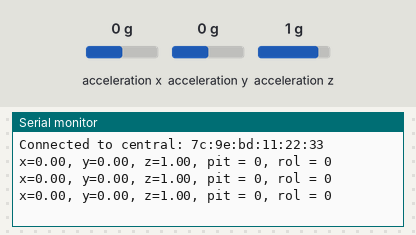
Simulated run of this sketch. Board: Arduino Nano 33 IoT. On the bench: the last lines printed to the serial monitor. The inputs (shaded band) are chosen by the test bench; at power-on: acceleration x 0 g, acceleration y 0 g, acceleration z 1 g. Nothing arrives over Bluetooth unless stated; a phone connects over Bluetooth LE 3 s after start.

Above: at 4.3 s.
4.4 s: acceleration x set to -1.4 g
At 4.9 s:
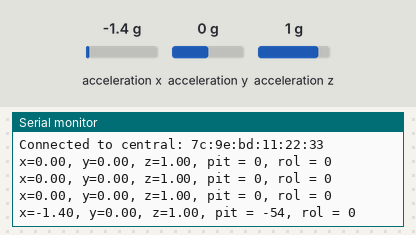
5.9 s: acceleration y set to -1.4 g
At 6.31 s:
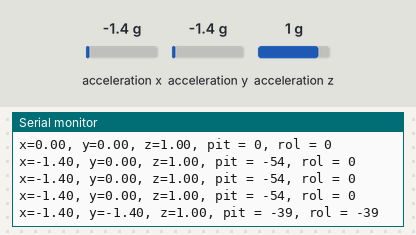
7.4 s: acceleration z set to -1.4 g
At 7.81 s:
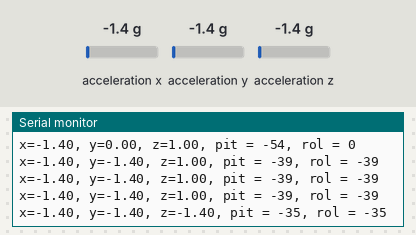
Timing chart, 0 to 10.4 s (numbered marks = the images above; inputs shaded):
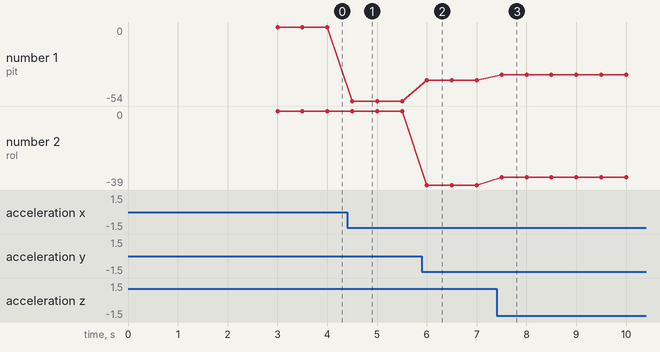

The sketch:

arudino_nano_33_ble_with_imu.ino
```cpp
#include <ArduinoBLE.h>
#include <Arduino_LSM6DS3.h>

BLEService DeviceInformation("183B");
BLECharacteristic Analog("2A58", BLERead | BLEWrite, 20);

//가속도 및 각도를 저장하기 위한 변수
float acc_x, acc_y, acc_z;
float acc_pitc, acc_roll;
short acc_pit, acc_rol;
//시간 간격을위한 변수
long previousMillis = 0;

void setup() {
  Serial.begin(9600);
  while (!Serial);

  if (!IMU.begin()) {
    Serial.println("Failed to initialize IMU!");
    while (1);
  }

  if(!BLE.begin()) {
    Serial.println("Failed to initialize BLE!");
    while(1);
  }

  BLE.setLocalName("Accelerate");
  BLE.setAdvertisedService(DeviceInformation);
  DeviceInformation.addCharacteristic(Analog);
  BLE.addService(DeviceInformation);
  BLE.advertise();
  Serial.println("Bluetooth® device active, waiting for connections...");

}
void updateAngle() {
  if (IMU.accelerationAvailable()) {
    IMU.readAcceleration(acc_x, acc_y, acc_z);
    //각도 계산(라디안을 각도로 180/PI = 57.27755)
    acc_pitc = RAD_TO_DEG * atan(acc_x / sqrt(acc_y *acc_y + acc_z *acc_z));
    acc_roll = RAD_TO_DEG * atan(acc_y / sqrt(acc_x *acc_x + acc_z *acc_z));

    acc_pit = acc_pitc;
    acc_rol = acc_roll;

    float data[5] = {acc_x, acc_y, acc_z, acc_pit, acc_rol};
    Analog.writeValue(data, 20);


    //x,y,z
    Serial.print("x=");
    Serial.print(acc_x);
    Serial.print(", y=");
    Serial.print(acc_y);
    Serial.print(", z=");
    Serial.print(acc_z);

    //pitch, roll 값
    Serial.print(", pit = ");
    Serial.print(acc_pit);
    Serial.print(", rol = ");
    Serial.println(acc_rol);
  }
}

void loop() {
  BLEDevice central = BLE.central();
  if (central) {
    Serial.print("Connected to central: ");
    Serial.println(central.address());
    while (central.connected()) {
      long currentMillis = millis();
      //50ms마다 보드로 부터 각도 및 위치값 읽어오기
      if (currentMillis - previousMillis >= 500) {
        previousMillis = currentMillis;
        updateAngle();
      }
    }
    Serial.print(F("Disconnected from central: "));
    Serial.println(central.address());
  }
}
```

Measured:
- after the input at 4.4 s, the serial monitor: prints a new line after 0.10 s (image 1)
- after the input at 5.9 s, the serial monitor: prints a new line after 0.10 s (image 2)
- after the input at 7.4 s, the serial monitor: prints a new line after 0.10 s (image 3)
- plotted number 1: 0 → -54 after the input at 4.4 s, -54 → -39 after the input at 5.9 s, -39 → -35 after the input at 7.4 s
- plotted number 2: 0 → -39 after the input at 5.9 s, -39 → -35 after the input at 7.4 s
